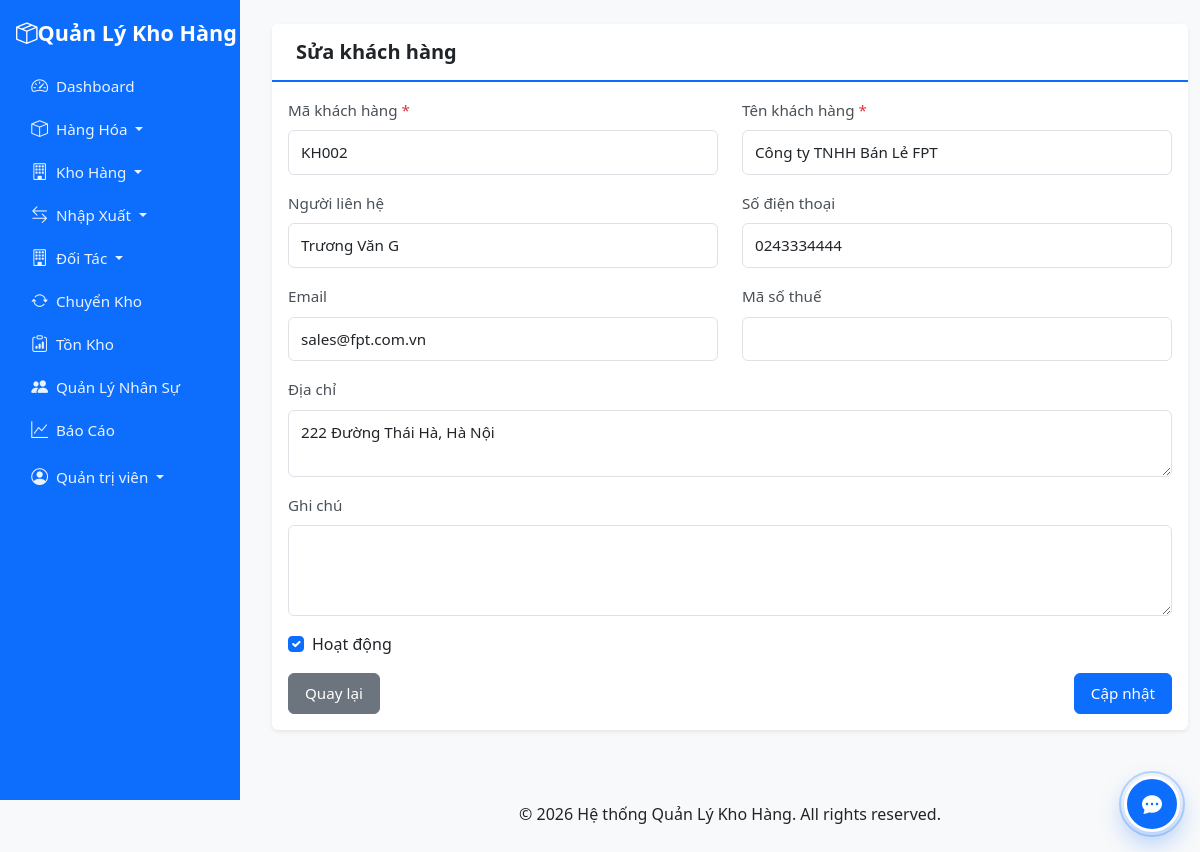
/modules/customers/edit.php?id=2 (signed in), run on the app's committed database.
### tables this page shows
CREATE TABLE `customers` (
  `id` int(11) NOT NULL,
  `code` varchar(50) NOT NULL,
  `name` varchar(200) NOT NULL,
  `address` text DEFAULT NULL,
  `phone` varchar(20) DEFAULT NULL,
  `email` varchar(100) DEFAULT NULL,
  `contact_person` varchar(100) DEFAULT NULL,
  `payment_terms` varchar(200) DEFAULT NULL,
  `status` tinyint(1) DEFAULT 1,
  `created_at` timestamp NOT NULL DEFAULT current_timestamp(),
  `updated_at` timestamp NOT NULL DEFAULT current_timestamp() ON UPDATE current_timestamp()
);

### modules/customers/edit.php (the view, shortened to what this page needs)
<?php
$id = $_GET['id'] ?? 0;
$db = getDB();
$stmt = $db->prepare("SELECT * FROM customers WHERE id = ?");
$stmt->execute([$id]);
$customer = $stmt->fetch();
include '../../includes/header.php';
?>
<div class="container-fluid mt-4">
    <div class="card">
        <div class="card-header">
            <h5 class="mb-0">Sửa khách hàng</h5>
        </div>
        <div class="card-body">
            <form method="POST">
                <div class="row">
                    <div class="col-md-6">
                        <div class="mb-3">
                            <label class="form-label">Mã khách hàng <span class="text-danger">*</span></label>
                            <input type="text" class="form-control" name="code" required value="<?php echo htmlspecialchars($customer['code']); ?>">
                        </div>
                    </div>
                    <div class="col-md-6">
                        <div class="mb-3">
                            <label class="form-label">Tên khách hàng <span class="text-danger">*</span></label>
                            <input type="text" class="form-control" name="name" required value="<?php echo htmlspecialchars($customer['name']); ?>">
                        </div>
                    </div>
                </div>
                <div class="row">
                    <div class="col-md-6">
                        <div class="mb-3">
                            <label class="form-label">Người liên hệ</label>
                            <input type="text" class="form-control" name="contact_person" value="<?php echo htmlspecialchars($customer['contact_person'] ?? ''); ?>">
                        </div>
                    </div>
                    <div class="col-md-6">
                        <div class="mb-3">
                            <label class="form-label">Số điện thoại</label>
                            <input type="text" class="form-control" name="phone" value="<?php echo htmlspecialchars($customer['phone'] ?? ''); ?>">
                        </div>
                    </div>
                </div>
                <div class="row">
                    <div class="col-md-6">
                        <div class="mb-3">
                            <label class="form-label">Email</label>
                            <input type="email" class="form-control" name="email" value="<?php echo htmlspecialchars($customer['email'] ?? ''); ?>">
                        </div>
                    </div>
                    <div class="col-md-6">
                        <div class="mb-3">
                            <label class="form-label">Mã số thuế</label>
                            <input type="text" class="form-control" name="tax_code" value="<?php echo htmlspecialchars($customer['tax_code'] ?? ''); ?>">
                        </div>
                    </div>
                </div>
                <div class="mb-3">
                    <label class="form-label">Địa chỉ</label>
                    <textarea class="form-control" name="address" rows="2"><?php echo htmlspecialchars($customer['address'] ?? ''); ?></textarea>
                </div>
                <div class="mb-3">
                    <label class="form-label">Ghi chú</label>
                    <textarea class="form-control" name="notes" rows="3"><?php echo htmlspecialchars($customer['notes'] ?? ''); ?></textarea>
                </div>
                <div class="mb-3">
                    <div class="form-check">
                        <input class="form-check-input" type="checkbox" name="status" value="1" <?php echo $customer['status'] ? 'checked' : ''; ?>>
                        <label class="form-check-label">Hoạt động</label>
                    </div>
                </div>
                <div class="d-flex justify-content-between">
                    <a href="index.php" class="btn btn-secondary">Quay lại</a>
                    <button type="submit" class="btn btn-primary">Cập nhật</button>
                </div>
            </form>
        </div>
    </div>
</div>
<?php include '../../includes/footer.php'; ?>

### assets/css/style.css (style rules this page uses)
:root { --primary-color: #0d6efd; --secondary-color: #6c757d; --success-color: #198754; --danger-color: #dc3545; --warning-color: #ffc107; --info-color: #0dcaf0; }
body { font-family: 'Segoe UI', Tahoma, Geneva, Verdana, sans-serif; background-color: #f8f9fa; font-size: 1rem; line-height: 1.6; }
@media (min-width: 992px) { body.has-sidebar { padding-left: 260px; } }
.card { border: none; box-shadow: 0 0.125rem 0.25rem rgba(0, 0, 0, 0.075); margin-bottom: 1.5rem; }
.card-header { background-color: #fff; border-bottom: 2px solid var(--primary-color); font-weight: 600; font-size: 1.1rem; padding: 1rem 1.5rem; }
.card-header h5 { font-size: 1.25rem; font-weight: 600; margin: 0; }
.form-label { font-weight: 500; margin-bottom: 0.5rem; }
h1, h2, h3, h4, h5, h6 { font-weight: 600; color: #212529; }
h5 { font-size: 1.1rem; }
.btn { font-weight: 500; padding: 0.5rem 1rem; font-size: 0.95rem; }
.form-control, .form-select { font-size: 0.95rem; padding: 0.625rem 0.75rem; }
.form-label { font-weight: 500; margin-bottom: 0.5rem; font-size: 0.95rem; color: #495057; }

### data on the page
customers: code "KH002", name "Công ty TNHH Bán Lẻ FPT", contact_person "Trương Văn G", phone "0243334444", email "sales@fpt.com.vn", address "222 Đường Thái Hà, Hà Nội", status "☑"

### other printed values
$_SESSION['full_name'] "Quản trị viên"
